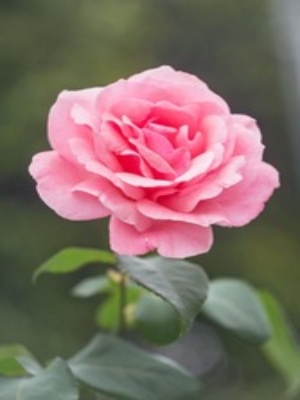
#> input picture img_hdl/txt/3x4.jpg, 300 x 400 px, found by its file name
$ jupyter execute --allow-errors Untitled-2.ipynb
#> lines starting #> are read from the running program, lines starting #| are printed output that depends on the picture
[cell 1]
import numpy as np

def gaussian_kernel(size, sigma):
    kernel = np.fromfunction(
        lambda x, y: (1 / (2 * np.pi * sigma ** 2)) * np.exp(- ((x - (size-1)/2)**2 + (y - (size-1)/2)**2) / (2 * sigma ** 2)),
        (size, size)
    )
    return kernel
kernel_size = 3
sigma = 1.5
# Tạo kernel bộ lọc Gaussian
gaussian_filter = gaussian_kernel(kernel_size, sigma)

print("Kernel bộ lọc Gaussian:")
print(gaussian_filter)

[cell 2]
import cv2
import numpy as np

def print_image_matrix(image_path):
#> called with image_path = './3x4.jpg'
    img = cv2.imread(image_path)
#> img is the input picture: shape (400, 300, 3); mean B, G, R 101.7, 108.4, 129

    img_rgb = cv2.cvtColor(img, cv2.COLOR_BGR2RGB)
    height, width, channels = img_rgb.shape
#> height = 400; width = 300; channels = 3

    # In ma trận 3 chiều cho từng pixel
    for i in range(height):
        for j in range(width):
            pixel_values = img_rgb[i, j]
            for value in pixel_values :
                print(hex(value)[2:], end=" ")
        print("\n")

image_path = './3x4.jpg'
print_image_matrix(image_path)

[cell 3]
import cv2
from matplotlib import pyplot as plt
image = cv2.imread("./flower.jpg")
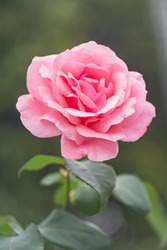
#> input picture img_hdl/txt/flower.jpg, 167 x 250 px, found by its file name
#> image is the input picture: shape (250, 167, 3); mean B, G, R 101.7, 108.5, 129.2

new_width = 300
new_height = 400
#Thay đổi kích thước ảnh
resized_image = cv2.resize(image, (new_width, new_height))

plt.subplot(121), plt.imshow(resized_image, cmap='gray')

cv2.imwrite("output.jpg", resized_image)
#> Out = True

[cell 4]
import numpy as np
import cv2

[cell 5]
#txt_to_image

from PIL import Image

def hex_to_dec(file_path, width, height, output_file_path):

#> called with file_path = './output.txt', width = 300, height = 400, output_file_path = './temp.txt'
    with open(file_path, "r") as file:
#> (reads txt/output.txt from the repository)
        lines = file.readlines()

    content_array = []
    for line in lines:
        if '//' in line:
            continue
        content_array.append(line.strip())

    binary_list = []
    for i in range(width*height):
        if content_array[i]:
            binary_element = int(content_array[i], 16)
            binary_list.append(binary_element)
        else:
            continue

    with open(output_file_path, "w") as output_file:
        for binary_element in binary_list:
            output_file.write(str(binary_element)+"\n")


def txt_to_image(txt_file_path, image_width, image_height, output_image_path):
#> called with txt_file_path = './temp.txt', image_width = 300, image_height = 400, output_image_path = './output.png'
    with open(txt_file_path, 'r') as file:
        content = file.readlines()

    content_array = []
    for line in content:
        content_array.append(int(line.strip()))

    img = Image.new('L', (image_width, image_height))
#> img: PIL image 300x400 L; every value is 0

    for y in range(image_height):
        for x in range(image_width):
            pixel_value = content_array[y * image_width + x]
            img.putpixel((x, y), pixel_value)
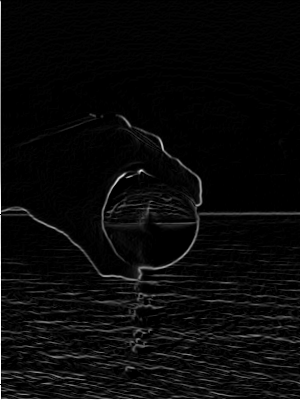
#> img: PIL image 300x400 L; min 0, max 255, mean 9.7

    img.save(output_image_path)


hex_to_dec("./output.txt",300,400, "./temp.txt")
txt_to_image("./temp.txt", 300, 400, "./output.png")

[cell 6]
#txt_to_rgb_image

from PIL import Image

def hex_to_dec(file_path, width, height, output_file_path):

#> called with file_path = './output.txt', width = 300, height = 400, output_file_path = './temp.txt'
    with open(file_path, "r") as file:
        lines = file.readlines()

    content_array = []
    for line in lines:
        if '//' in line:
            continue
        content_array.append(line.strip())

    binary_list = []
    for i in range(width*height*3):
        if content_array[i]:
            binary_element = int(content_array[i], 16)
            binary_list.append(binary_element)
        else:
            continue

    with open(output_file_path, "w") as output_file:
        for binary_element in binary_list:
            output_file.write(str(binary_element)+"\n")


def txt_to_image(txt_file_path, image_width, image_height, output_image_path):
    with open(txt_file_path, 'r') as file:
        content = file.readlines()

    content_array = []
    for line in content:
         content_array.append(line.strip())

    img = Image.new("RGB", (image_width, image_height))

    index = 0
    for y in range(image_height):
        for x in range(image_width):

            red = int(content_array[index])
            green = int(content_array[index + 1])
            blue = int(content_array[index + 2])

            img.putpixel((x, y), (red, green, blue))

            index += 3

    img.save(output_image_path)


#> (the rest of this cell did not finish here and is left out)
